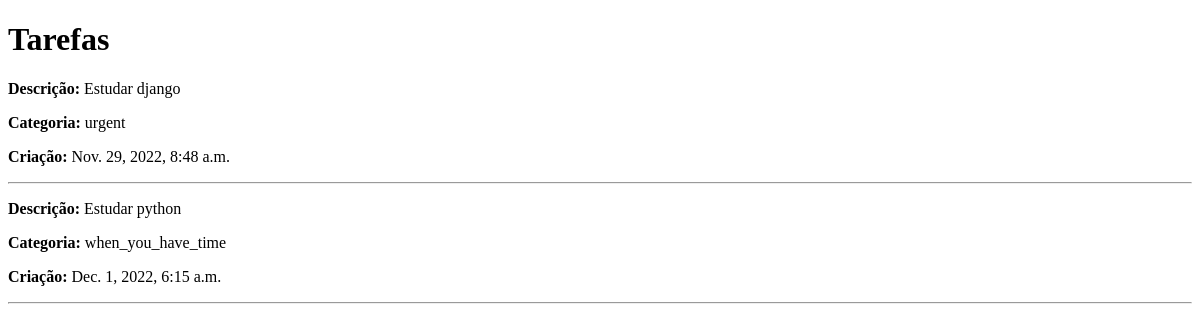
/tasks/, run on an earlier commit of the app's database.
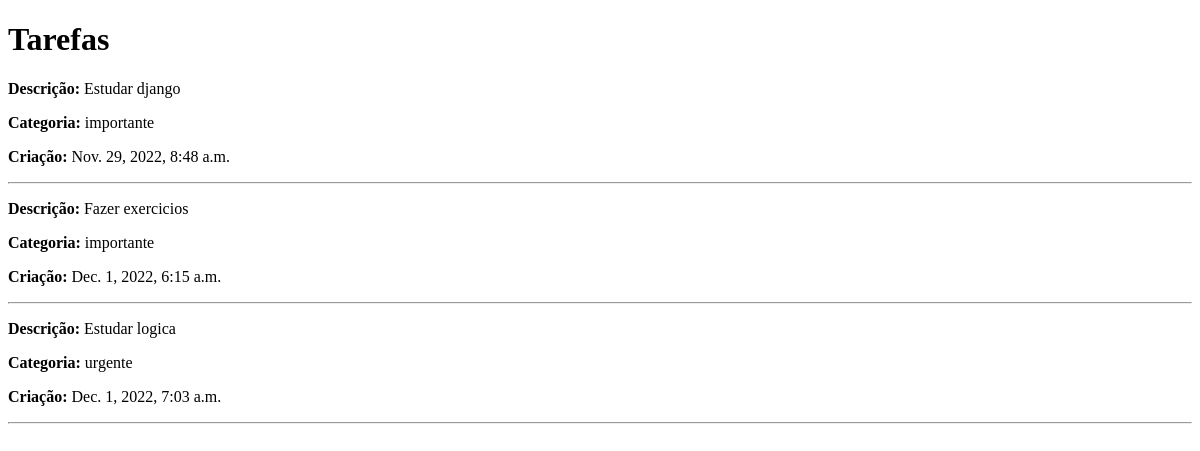
And on a later commit of the database.
### tasks/models.py (models this page shows)
class Task(models.Model):
    OPTIONS_CATEGORY = (
        ('urgente', 'Urgente'),
        ('importante', 'Importante'),
        ('quando tiver tempo', 'Quando tiver tempo')
    )
    OPTIONS_STATUS = (
        ('concluded', 'Concluído'),
        ('pending', 'Pendente'),
        ('suspended', 'Suspenso'),
    )
    description = models.CharField(max_length=400)
    creation = models.DateTimeField(auto_now_add=True)
    category = models.CharField(
        max_length=25, choices=OPTIONS_CATEGORY, default='importante')
    status = models.CharField(
        max_length=25, choices=OPTIONS_STATUS, default='pending')

### tasks/views.py (the view)
# urls.py: path('', views.tasks_list_pending, name='tasks_list_pending')
def tasks_list_pending(request):
    tasks_pending = Task.objects.filter(status='pending')
    return render(request, 'tasks/tasks_pending.html',
                  {'tasks_pending': tasks_pending})

### tasks/templates/tasks/tasks_pending.html (shortened to what this page needs)
<!DOCTYPE html>
<html lang="pt-BR">
<head>
</head>
<body>
    <h1>Tarefas</h1>
    {% for task in tasks_pending %}
    <p><b>Descrição:</b> {{ task.description }}</p>
    <p><b>Categoria:</b> {{ task.category }}</p>
    <p><b>Criação:</b> {{ task.creation }}</p>
    <hr>
    {% endfor %}
</body>
</html>

What changed in the data, as far as the page shows it:
no longer on this page (row edited): Task: description "Estudar python", category "when_you_have_time", creation "Dec. 1, 2022, 6:15 a.m."
changed Task "Estudar django": category "urgent" → "importante"
now on this page (row edited): Task: description "Fazer exercicios", category "importante", creation "Dec. 1, 2022, 6:15 a.m."
added Task: description "Estudar logica", category "urgente", creation "Dec. 1, 2022, 7:03 a.m."
